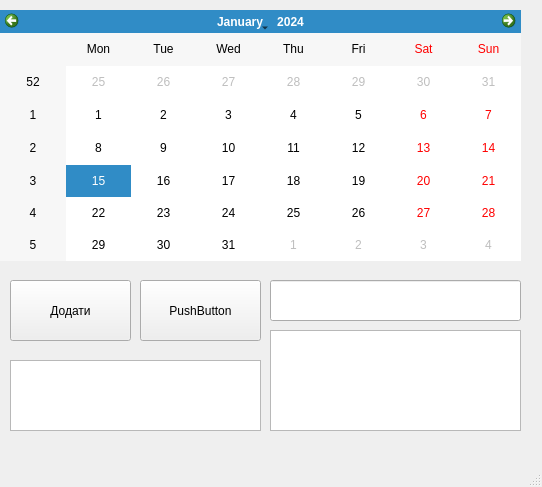
<?xml version="1.0" encoding="UTF-8"?>
<ui version="4.0">
 <class>MainWindow</class>
 <widget class="QMainWindow" name="MainWindow">
  <property name="geometry">
   <rect>
    <x>0</x>
    <y>0</y>
    <width>542</width>
    <height>487</height>
   </rect>
  </property>
  <property name="windowTitle">
   <string>MainWindow</string>
  </property>
  <widget class="QWidget" name="centralwidget">
   <widget class="QCalendarWidget" name="calendarWidget">
    <property name="geometry">
     <rect>
      <x>0</x>
      <y>10</y>
      <width>521</width>
      <height>251</height>
     </rect>
    </property>
   </widget>
   <widget class="QPushButton" name="pushButton">
    <property name="geometry">
     <rect>
      <x>10</x>
      <y>280</y>
      <width>121</width>
      <height>61</height>
     </rect>
    </property>
    <property name="text">
     <string>Додати</string>
    </property>
   </widget>
   <widget class="QTextEdit" name="textEdit">
    <property name="geometry">
     <rect>
      <x>10</x>
      <y>360</y>
      <width>251</width>
      <height>71</height>
     </rect>
    </property>
   </widget>
   <widget class="QPushButton" name="pushButton_2">
    <property name="geometry">
     <rect>
      <x>140</x>
      <y>280</y>
      <width>121</width>
      <height>61</height>
     </rect>
    </property>
    <property name="text">
     <string>PushButton</string>
    </property>
   </widget>
   <widget class="QLineEdit" name="lineEdit">
    <property name="geometry">
     <rect>
      <x>270</x>
      <y>280</y>
      <width>251</width>
      <height>41</height>
     </rect>
    </property>
   </widget>
   <widget class="QListWidget" name="listWidget">
    <property name="geometry">
     <rect>
      <x>270</x>
      <y>330</y>
      <width>251</width>
      <height>101</height>
     </rect>
    </property>
   </widget>
  </widget>
  <widget class="QMenuBar" name="menubar">
   <property name="geometry">
    <rect>
     <x>0</x>
     <y>0</y>
     <width>542</width>
     <height>21</height>
    </rect>
   </property>
  </widget>
  <widget class="QStatusBar" name="statusbar"/>
 </widget>
 <resources/>
 <connections/>
</ui>
